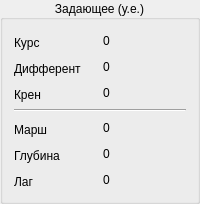
         <widget class="QGroupBox" name="groupBox_9">
          <property name="title">
           <string>Задающее (у.е.)</string>
          </property>
          <property name="alignment">
           <set>Qt::AlignCenter</set>
          </property>
          <property name="flat">
           <bool>false</bool>
          </property>
          <property name="checkable">
           <bool>false</bool>
          </property>
          <layout class="QGridLayout" name="gridLayout_3">
           <item row="3" column="0" colspan="2">
            <widget class="Line" name="line_4">
             <property name="orientation">
              <enum>Qt::Horizontal</enum>
             </property>
            </widget>
           </item>
           <item row="4" column="0">
            <widget class="QLabel" name="label_march_static">
             <property name="minimumSize">
              <size>
               <width>0</width>
               <height>20</height>
              </size>
             </property>
             <property name="maximumSize">
              <size>
               <width>90</width>
               <height>16</height>
              </size>
             </property>
             <property name="text">
              <string>Марш</string>
             </property>
            </widget>
           </item>
           <item row="2" column="0">
            <widget class="QLabel" name="label_roll_static">
             <property name="minimumSize">
              <size>
               <width>0</width>
               <height>20</height>
              </size>
             </property>
             <property name="maximumSize">
              <size>
               <width>90</width>
               <height>16</height>
              </size>
             </property>
             <property name="text">
              <string>Крен</string>
             </property>
            </widget>
           </item>
           <item row="0" column="1">
            <widget class="QLabel" name="label_control_yaw">
             <property name="minimumSize">
              <size>
               <width>75</width>
               <height>0</height>
              </size>
             </property>
             <property name="maximumSize">
              <size>
               <width>2000</width>
               <height>16777215</height>
              </size>
             </property>
             <property name="text">
              <string>0</string>
             </property>
            </widget>
           </item>
           <item row="5" column="0">
            <widget class="QLabel" name="label_depth_static">
             <property name="minimumSize">
              <size>
               <width>0</width>
               <height>20</height>
              </size>
             </property>
             <property name="maximumSize">
              <size>
               <width>90</width>
               <height>16</height>
              </size>
             </property>
             <property name="text">
              <string>Глубина</string>
             </property>
            </widget>
           </item>
           <item row="6" column="0">
            <widget class="QLabel" name="label_lag_static">
             <property name="minimumSize">
              <size>
               <width>0</width>
               <height>20</height>
              </size>
             </property>
             <property name="maximumSize">
              <size>
               <width>90</width>
               <height>16</height>
              </size>
             </property>
             <property name="text">
              <string>Лаг</string>
             </property>
            </widget>
           </item>
           <item row="1" column="0">
            <widget class="QLabel" name="label_pitch_static">
             <property name="minimumSize">
              <size>
               <width>0</width>
               <height>20</height>
              </size>
             </property>
             <property name="maximumSize">
              <size>
               <width>90</width>
               <height>16</height>
              </size>
             </property>
             <property name="text">
              <string>Дифферент</string>
             </property>
            </widget>
           </item>
           <item row="5" column="1">
            <widget class="QLabel" name="label_control_depth">
             <property name="minimumSize">
              <size>
               <width>75</width>
               <height>0</height>
              </size>
             </property>
             <property name="maximumSize">
              <size>
               <width>2000</width>
               <height>16777215</height>
              </size>
             </property>
             <property name="text">
              <string>0</string>
             </property>
            </widget>
           </item>
           <item row="1" column="1">
            <widget class="QLabel" name="label_control_pitch">
             <property name="minimumSize">
              <size>
               <width>75</width>
               <height>0</height>
              </size>
             </property>
             <property name="maximumSize">
              <size>
               <width>2000</width>
               <height>16777215</height>
              </size>
             </property>
             <property name="text">
              <string>0</string>
             </property>
            </widget>
           </item>
           <item row="2" column="1">
            <widget class="QLabel" name="label_control_roll">
             <property name="minimumSize">
              <size>
               <width>75</width>
               <height>0</height>
              </size>
             </property>
             <property name="maximumSize">
              <size>
               <width>2000</width>
               <height>16777215</height>
              </size>
             </property>
             <property name="text">
              <string>0</string>
             </property>
            </widget>
           </item>
           <item row="0" column="0">
            <widget class="QLabel" name="label_yaw_static">
             <property name="minimumSize">
              <size>
               <width>0</width>
               <height>20</height>
              </size>
             </property>
             <property name="maximumSize">
              <size>
               <width>90</width>
               <height>16</height>
              </size>
             </property>
             <property name="text">
              <string>Курс</string>
             </property>
            </widget>
           </item>
           <item row="4" column="1">
            <widget class="QLabel" name="label_control_march">
             <property name="minimumSize">
              <size>
               <width>75</width>
               <height>0</height>
              </size>
             </property>
             <property name="maximumSize">
              <size>
               <width>2000</width>
               <height>16777215</height>
              </size>
             </property>
             <property name="text">
              <string>0</string>
             </property>
            </widget>
           </item>
           <item row="6" column="1">
            <widget class="QLabel" name="label_control_lag">
             <property name="minimumSize">
              <size>
               <width>75</width>
               <height>0</height>
              </size>
             </property>
             <property name="maximumSize">
              <size>
               <width>2000</width>
               <height>16777215</height>
              </size>
             </property>
             <property name="text">
              <string>0</string>
             </property>
            </widget>
           </item>
          </layout>
         </widget>
